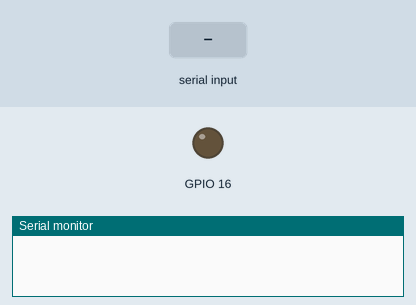
Simulated run of this sketch. Board: ESP32. Parts: output pins drawn as LEDs (lit = HIGH), the last lines printed to the serial monitor. The test bench sets the inputs (shaded band). Nothing arrives over Bluetooth unless stated.

Above: at 1.2 s.
1.3 s: "1" received over the second serial link
At 2.5 s:
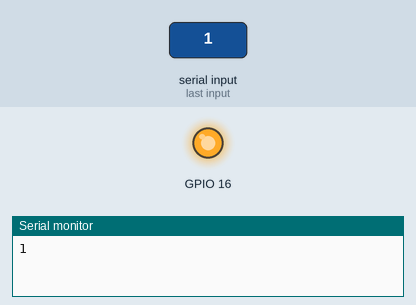
2.8 s: "2" received over the second serial link
At 3.6 s:
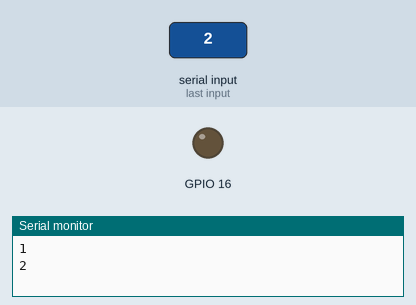
Timing chart, 0 to 5.8 s (numbered marks = the images above; inputs shaded):
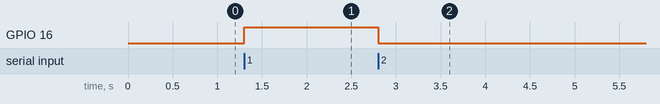

The sketch:

ch3_1_1.ino
```cpp
//Generated Date: Wed, 12 Jun 2024 12:19:38 GMT

#include "BluetoothSerial.h"
#if !defined(CONFIG_BT_ENABLED) || !defined(CONFIG_BLUEDROID_ENABLED)
  #error Bluetooth is not enabled! Please run `make menuconfig` to and enable it
#endif
BluetoothSerial SerialBT;

String ESP32Ble = "";

void setup()
{
  Serial.begin(115200);
  delay(10);
  SerialBT.begin("ESP32 BLE");
  delay(10);


  pinMode(16, OUTPUT);
}

void loop()
{
  if (SerialBT.available()) {
    String BluetoothData = "";
    while (SerialBT.available()) {
      char c=SerialBT.read();
      BluetoothData=BluetoothData+String(c);
      delay(1);
    }
    ESP32Ble = BluetoothData;
    Serial.println(ESP32Ble);
    if (ESP32Ble == "1") {
      digitalWrite(16, 1);
    } else if (ESP32Ble == "2") {
      digitalWrite(16, 0);
    }
  }
}
```

Measured:
- after the input at 1.3 s, GPIO 16: LOW → HIGH at once
- after the input at 2.8 s, GPIO 16: HIGH → LOW at once
